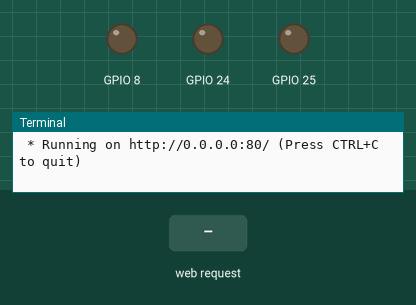
Simulated run of this program. Board: Raspberry Pi (BCM pin numbers). Parts: output pins drawn as LEDs (lit = HIGH), the last lines printed to the terminal. The test bench sets the inputs (shaded band). The clock reads 2024-03-15 10:24:30 at power-on unless the program sets it.

Above: at 1.2 s.
1.3 s: HTTP request for /l1f received
At 1.9 s:
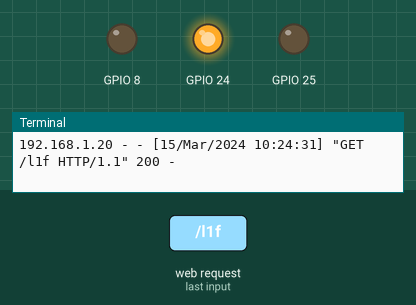
2.8 s: HTTP request for /l23f received
At 4.0 s:
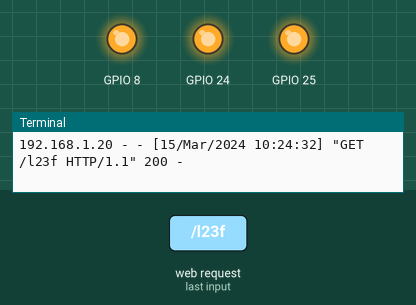
4.3 s: HTTP request for /l1o received
At 5.3 s:
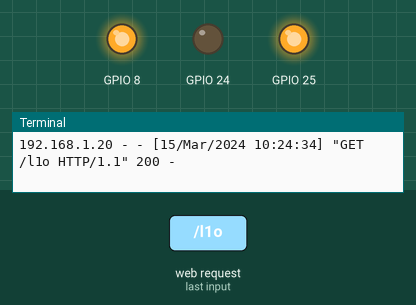
5.8 s: HTTP request for /l23o received
At 6.5 s:
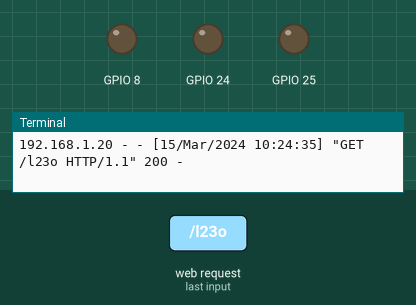
Timing chart, 0 to 8.3 s (numbered marks = the images above; inputs shaded):
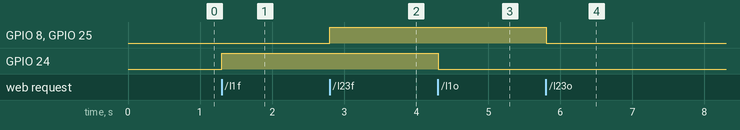

Measured:
- after the input at 1.3 s, GPIO 24: LOW → HIGH at once
- after the input at 2.8 s, GPIO 8, GPIO 25: LOW → HIGH at once
- after the input at 4.3 s, GPIO 24: HIGH → LOW at once
- after the input at 5.8 s, GPIO 8, GPIO 25: HIGH → LOW at once

The program:

flask_trial.py
```python
import RPi.GPIO as GPIO
from flask import Flask
GPIO.setwarnings(False)
import time
GPIO.setmode(GPIO.BCM)
GPIO.setup(24,GPIO.OUT)
GPIO.setup(25,GPIO.OUT)
GPIO.setup(8,GPIO.OUT)

app = Flask(__name__)

@app.route("/")
def hello():
    return "Hello Nikita!!"

@app.route("/l1o")
def hello1():
    GPIO.output(24,GPIO.LOW)
    return "LED1 is ON!!"

@app.route("/l1f")
def hello2():
    GPIO.output(24,GPIO.HIGH)
    return "LED1 is OFF!!"

@app.route("/l23o")
def hello3():
    GPIO.output(25,GPIO.LOW)
    GPIO.output(8,GPIO.LOW)
    return "LED 2&3 is ON!!"

@app.route("/l23f")
def hello4():
    GPIO.output(25,GPIO.HIGH)
    GPIO.output(8,GPIO.HIGH)
    return "LED 2&3 is OFF!!"

if __name__=="__main__":
    app.run(host='0.0.0.0',port=80,debug=True)
```
